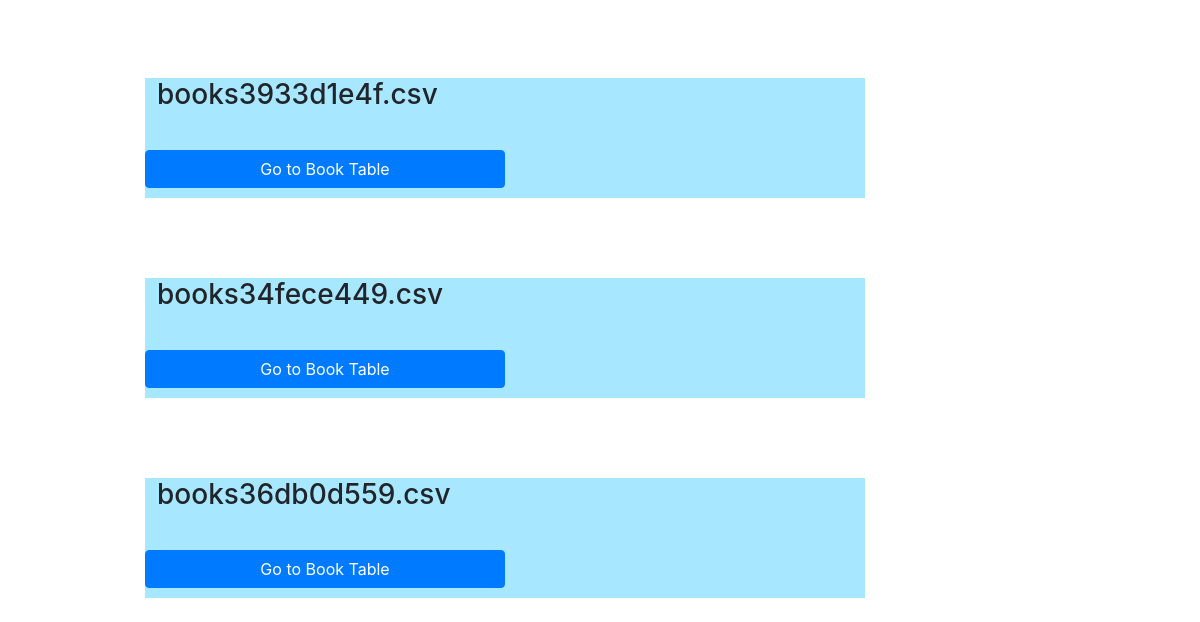
/book_app/csv_list/ (signed in, lower part), run on an earlier commit of the app's database.
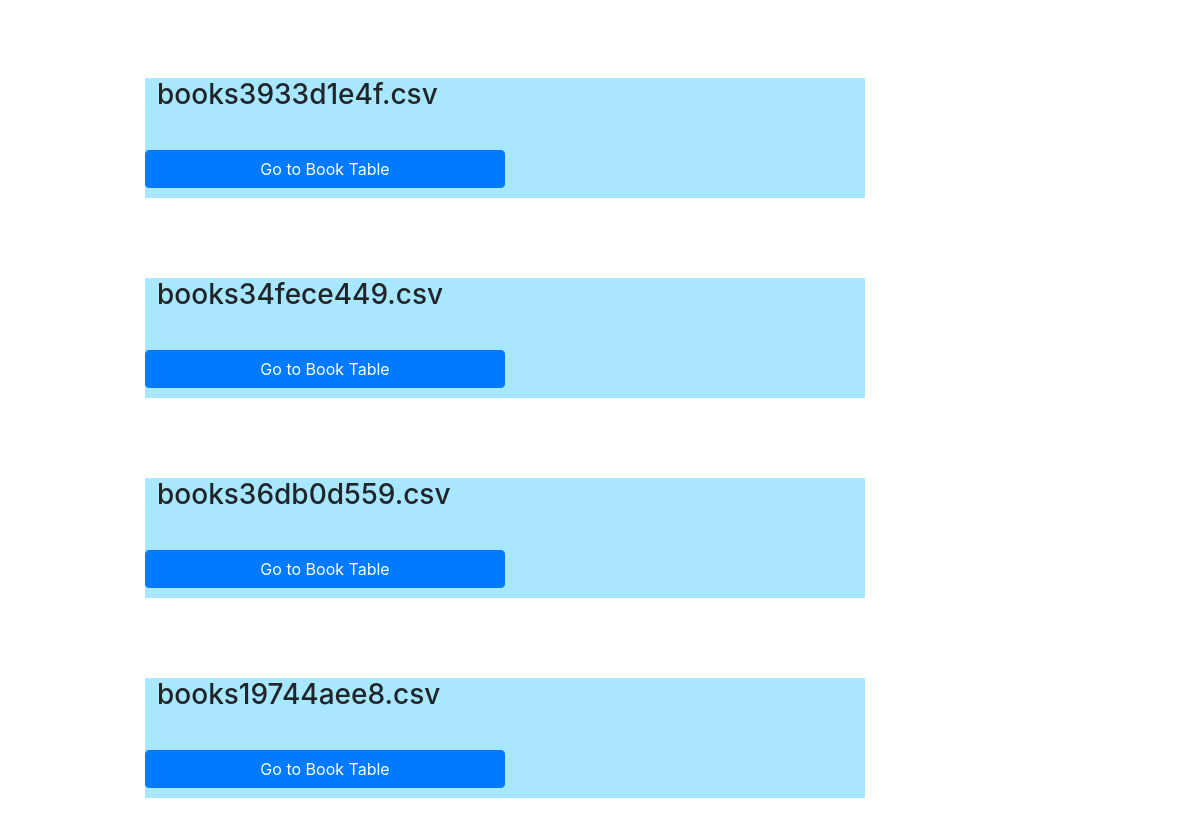
And on a later commit of the database.
### book_app/models.py (models this page shows, shortened)
class BookData(models.Model):
	user = models.ForeignKey(User, on_delete=models.CASCADE, blank=True, null=True, default=1)
	CSVName = models.CharField(max_length=25, unique=True)
	CSVURL = models.URLField(blank=True, null=True)
	upload = models.FileField(null=True, blank=True)

### book_app/views.py (the view)
class CSVBookListView(ListView):
	template_name = 'book_app/book_list.html'
	model = models.BookData
	def get_context_data(self, **kwargs):
		context = super(CSVBookListView, self).get_context_data(**kwargs)
		user = self.request.user
		if user.is_authenticated:
			context['book_csv_list'] = models.BookData.objects.filter(user=user)
		return context

### templates/book_app/book_list.html (shortened to what this page needs)
{% extends "book_app/base.html" %}
{% load static %}
{% block templatecss %}<link href="{% static 'css/book_list.css' %}" rel="stylesheet">{% endblock %}
{% block content %}
    <div class="cat-list-container">
      <ul class="my-4 cat-list-list">
        {% for csv in book_csv_list %}
        <li>
          <div class="cat-list-item">
            <div class="csv_name">
              <h3>{{ csv.CSVName }}</h3>
            </div>
            <a name="book_item_select" class="btn btn-primary cat-list-item-button" href="{% url 'book_app:book_table' pk=csv.pk %}">Go to Book Table</a>
          </div>
        </li>
        {% endfor %}
      </ul>
    </div>
{% endblock %}

What changed in the data, as far as the page shows it:
added BookData: CSVName "books19744aee8.csv"
